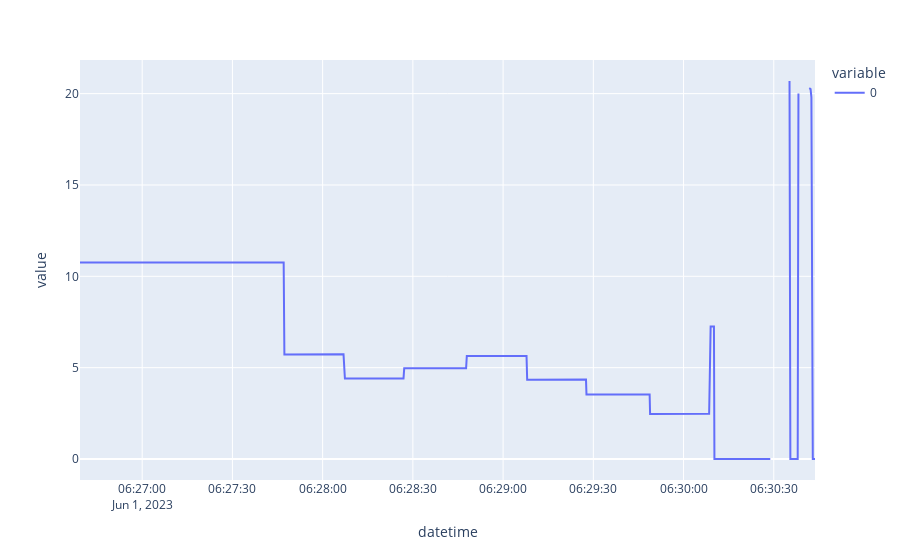

Write notebook code for a chart like this one.
### Code cell
#px.line(profits[["profit_predicted", "profit_real"]], markers=True)
px.line(profits["profit_predicted"]-profits["profit_real"])

### Figure 1 — Plotly figure (JSON) as saved in the notebook; plotly's stock layout.template omitted (floating-point values rounded to 4 significant figures; data arrays with more than 128 entries replaced by an {"elided": "..."} marker saying what was removed)
{"data": [{"hovertemplate": "variable=0<br>datetime=%{x}<br>value=%{y}<extra></extra>", "legendgroup": "0", "line": {"color": "#636efa", "dash": "solid"}, "marker": {"symbol": "circle"}, "mode": "lines", "name": "0", "orientation": "v", "showlegend": true, "type": "scatter", "x": {"elided": "1000 str values"}, "xaxis": "x", "y": {"elided": "1000 float values"}, "yaxis": "y"}], "layout": {"legend": {"title": {"text": "variable"}, "tracegroupgap": 0}, "margin": {"t": 60}, "xaxis": {"anchor": "y", "domain": [0, 1], "title": {"text": "datetime"}}, "yaxis": {"anchor": "x", "domain": [0, 1], "title": {"text": "value"}}}}
